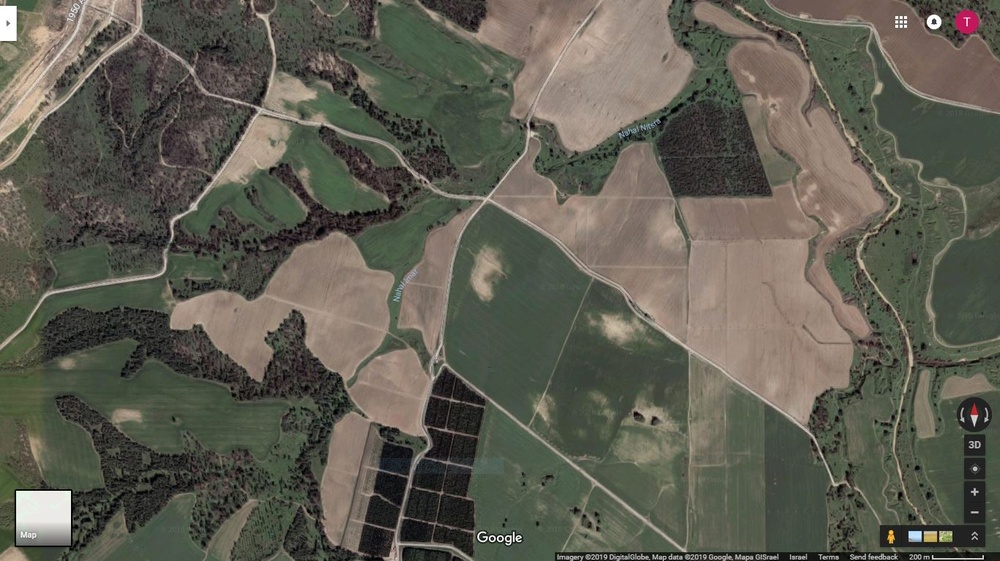
#> input picture Python/trains/mapp.JPG, 1000 x 561 px, shrunk from 1366 x 767 before the run, found by its file name
$ python drawer.py
#> lines starting #> are read from the running program, lines starting #| are printed output that depends on the picture; after the words box and inside, x2 and y2 are one past the last pixel; in counts of white or black regions, pixels touching at a corner belong together
# -*- coding: utf-8 -*-
"""
Spyder Editor

This is a temporary script file.
"""

import numpy as np
import cv2

# Create a black image
img = cv2.imread('./trains/mapp.jpg',1)
#> img is the input picture: shape (561, 1000, 3); mean B, G, R 81.7, 93.3, 95

lineType = cv2.LINE_AA      # for nice curves
"""
# Draw a red circle inside the rectangle
img = cv2.circle(img,list_des2[0],4, (0,0,255),1,lineType)
"""
# Draw a blue half ellipse at the center
img = cv2.ellipse(img,(256,256),(100,50),0,0,180,255,-1,lineType)
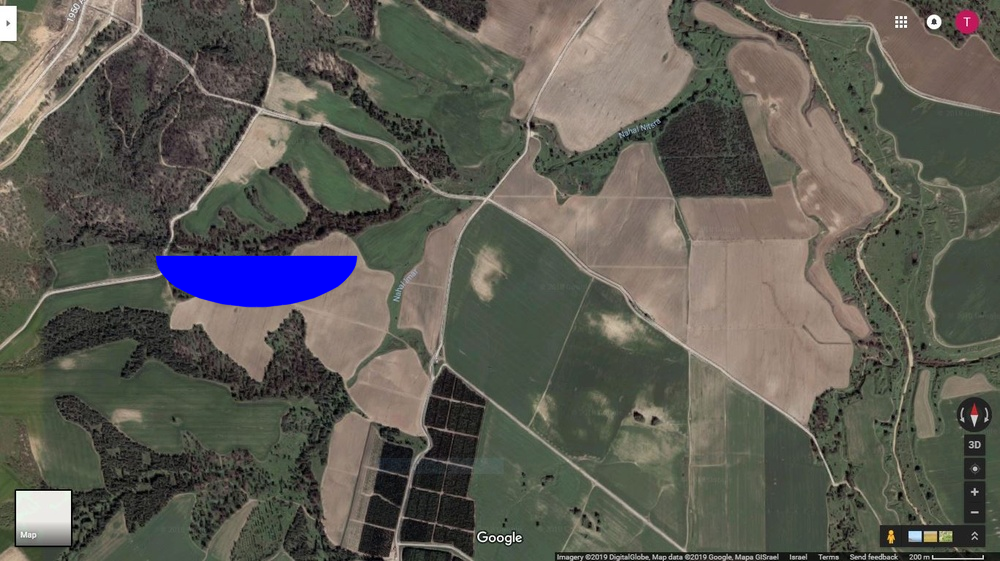
#> img: shape (561, 1000, 3); 1.51% of pixels changed, all inside (x1, y1, x2, y2) = (155, 255, 358, 308)

# Draw a yellow polygon with four vertices
pts = np.array([[10,5],[20,30],[70,20],[50,10]], np.int32)
pts = pts.reshape((-1,1,2))
img = cv2.polylines(img,[pts],True,(0,255,255))
#> img: shape (561, 1000, 3); 0.02% of pixels changed, all inside (x1, y1, x2, y2) = (10, 5, 71, 31)
"""
# Write 'OpenCV' at the bottom
font = cv2.FONT_HERSHEY_SIMPLEX
cv2.putText(img,'OpenCV',(10,500), font, 4,(255,255,255),3,lineType)
"""
cv2.namedWindow('Test', cv2.WINDOW_NORMAL)
cv2.imshow('Test',img)
"""
        # OpenCV Logo
# Create another black image
img2 = np.ones((512,512,3), np.uint8)
# Draw the red circle
img2 = cv2.circle(img2,(256,130),55,(0,0,255),42,lineType)
# Draw the green circle
img2 = cv2.circle(img2,(159,291),55,(0,255,0),42,lineType)
# Cut through the circles above
trit1 = np.array([[256,130],[159,291],[348,291]], np.int32)
trit1 = trit1.reshape((-1,1,2))
img2 = cv2.fillPoly(img2,[trit1],0,lineType)
# Draw the blue circle
img2 = cv2.circle(img2,(348,291),55,(255,0,0),42,lineType)
# Cut through the circle above
trit2 = np.array([[348,291],[297,211],[399,211]], np.int32)
trit2 = trit2.reshape((-1,1,2))
img2 = cv2.fillPoly(img2,[trit2],0,lineType)
# Write 'OpenCV' at the bottom
cv2.putText(img2,'OpenCV',(20,475), font, 4,(255,255,255),12,lineType)

cv2.imshow('OpenCV Logo',img2)
"""
k = cv2.waitKey(0) & 0xFF
#> (key Esc is pressed here)

if k == 27:
    cv2.destroyAllWindows()
elif k == ord('s'):
    cv2.imwrite('banana.jpg',img)

cv2.destroyAllWindows()

$ run again, with Python/trains/calendar.jpg copied over Python/trains/mapp.JPG
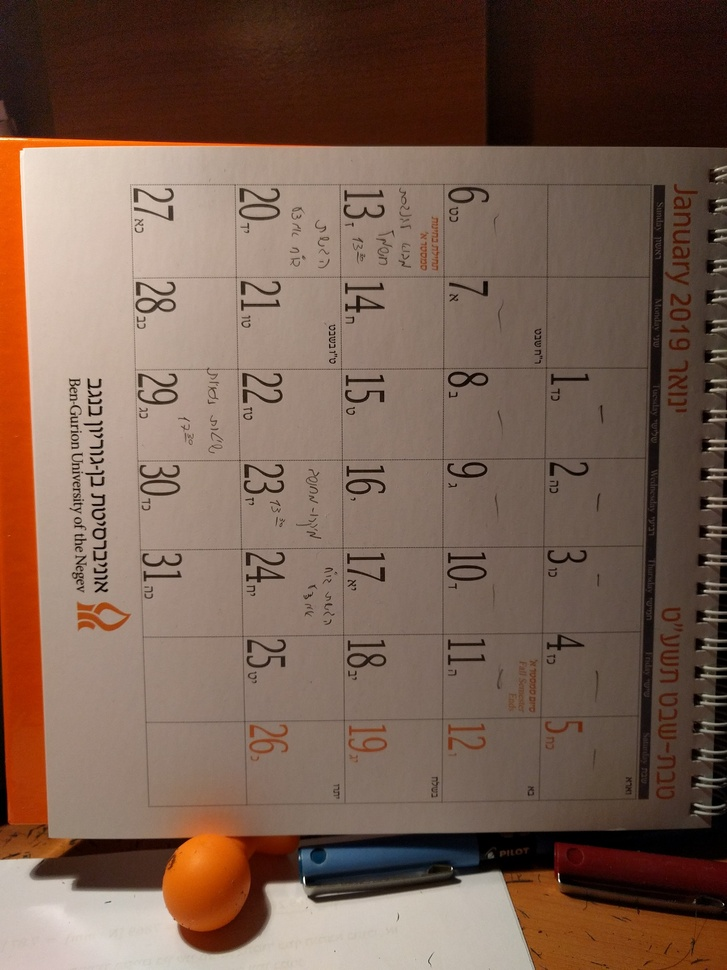
#> input picture Python/trains/calendar.jpg, 727 x 970 px, shrunk from 1512 x 2016 before the run, found by its file name
#> img is the input picture: shape (970, 727, 3); mean B, G, R 80.7, 95.2, 121.4
#> `img = cv2.ellipse(img,(256,256),(100,50),0,0,180,255,-1,lineType)`:
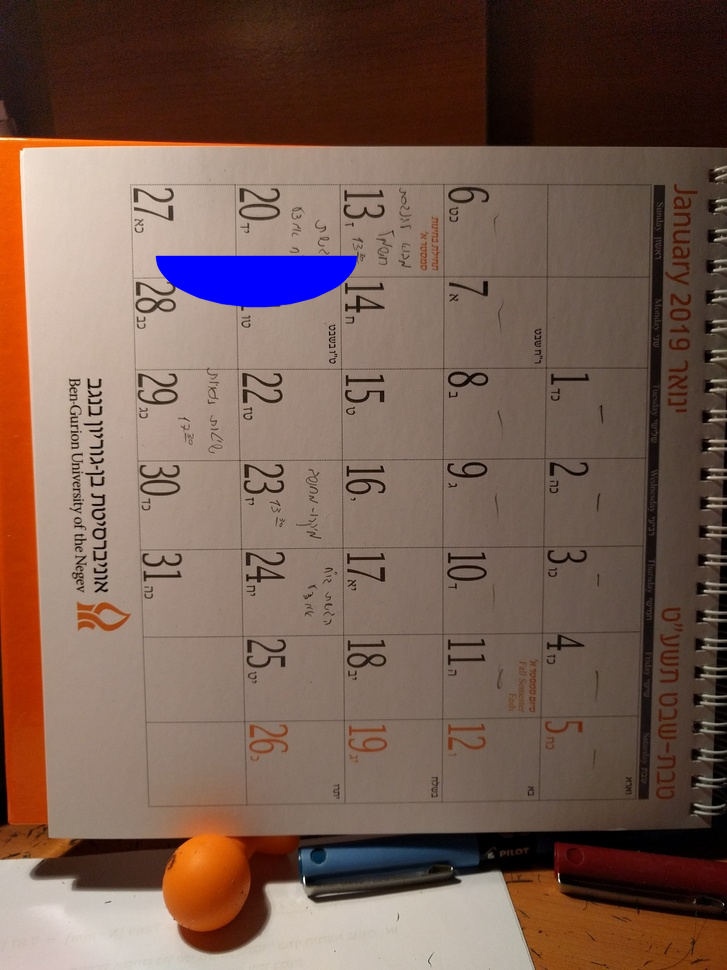
#> img: shape (970, 727, 3); 1.2% of pixels changed, all inside (x1, y1, x2, y2) = (155, 255, 358, 308)

$ run again, with Python/trains/map.JPG copied over Python/trains/mapp.JPG
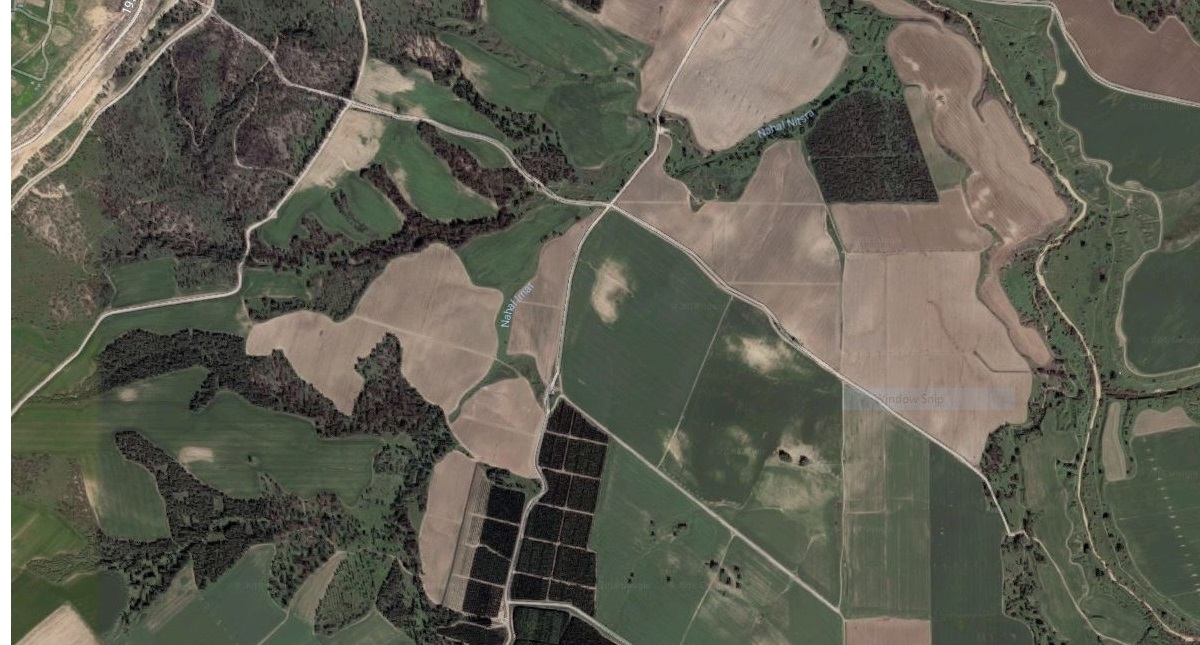
#> input picture Python/trains/map.JPG, 1200 x 645 px, found by its file name
#> img is the input picture: shape (645, 1200, 3); mean B, G, R 82, 94.3, 95.2
#> `img = cv2.ellipse(img,(256,256),(100,50),0,0,180,255,-1,lineType)`:
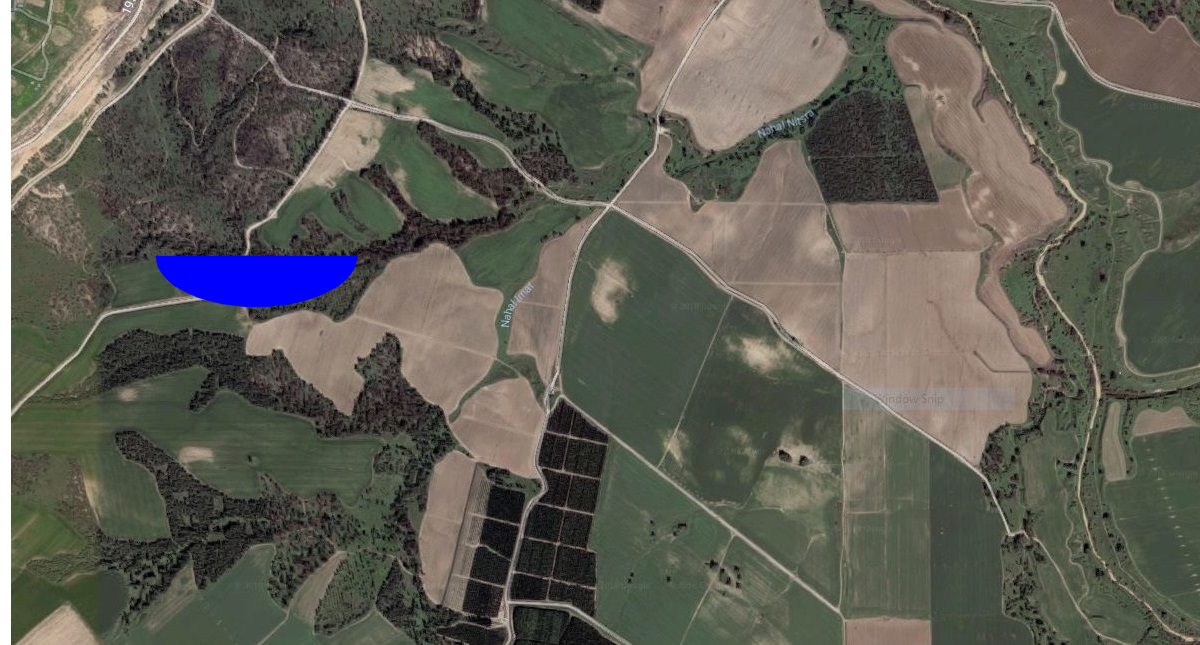
#> img: shape (645, 1200, 3); 1.09% of pixels changed, all inside (x1, y1, x2, y2) = (155, 255, 358, 308)
